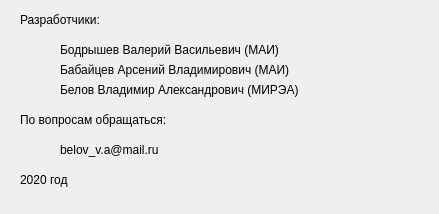
<?xml version="1.0" encoding="UTF-8"?>
<ui version="4.0">
 <class>Dialog</class>
 <widget class="QDialog" name="Dialog">
  <property name="geometry">
   <rect>
    <x>0</x>
    <y>0</y>
    <width>439</width>
    <height>214</height>
   </rect>
  </property>
  <property name="windowTitle">
   <string>О программе</string>
  </property>
  <widget class="QLabel" name="label">
   <property name="geometry">
    <rect>
     <x>20</x>
     <y>10</y>
     <width>201</width>
     <height>19</height>
    </rect>
   </property>
   <property name="text">
    <string>Разработчики:</string>
   </property>
  </widget>
  <widget class="QLabel" name="label_2">
   <property name="geometry">
    <rect>
     <x>60</x>
     <y>40</y>
     <width>320</width>
     <height>19</height>
    </rect>
   </property>
   <property name="text">
    <string>Бодрышев Валерий Васильевич (МАИ)</string>
   </property>
  </widget>
  <widget class="QLabel" name="label_3">
   <property name="geometry">
    <rect>
     <x>60</x>
     <y>60</y>
     <width>300</width>
     <height>19</height>
    </rect>
   </property>
   <property name="text">
    <string>Бабайцев Арсений Владимирович (МАИ)</string>
   </property>
  </widget>
  <widget class="QLabel" name="label_4">
   <property name="geometry">
    <rect>
     <x>60</x>
     <y>80</y>
     <width>310</width>
     <height>19</height>
    </rect>
   </property>
   <property name="text">
    <string>Белов Владимир Александрович (МИРЭА)</string>
   </property>
  </widget>
  <widget class="QLabel" name="label_5">
   <property name="geometry">
    <rect>
     <x>20</x>
     <y>110</y>
     <width>191</width>
     <height>19</height>
    </rect>
   </property>
   <property name="text">
    <string>По вопросам обращаться:</string>
   </property>
  </widget>
  <widget class="QLabel" name="label_6">
   <property name="geometry">
    <rect>
     <x>60</x>
     <y>140</y>
     <width>221</width>
     <height>19</height>
    </rect>
   </property>
   <property name="text">
    <string>belov_v.a@mail.ru</string>
   </property>
  </widget>
  <widget class="QLabel" name="label_7">
   <property name="geometry">
    <rect>
     <x>20</x>
     <y>170</y>
     <width>68</width>
     <height>19</height>
    </rect>
   </property>
   <property name="text">
    <string>2020 год</string>
   </property>
  </widget>
 </widget>
 <resources/>
 <connections/>
</ui>
